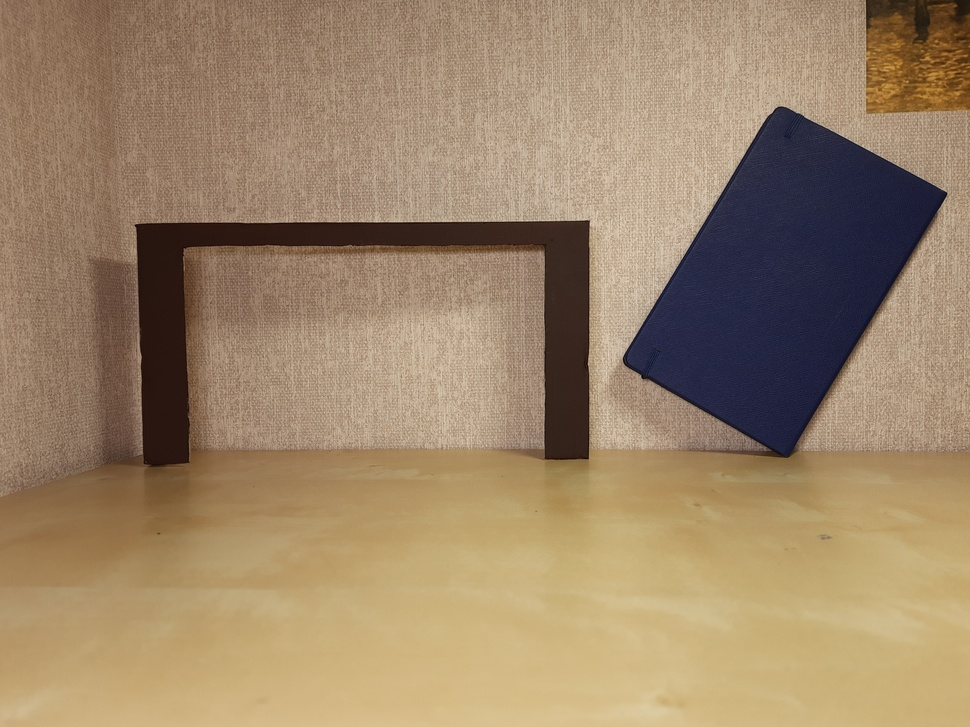
#> input picture data/class_0/20210209_223517.jpg, 970 x 727 px, shrunk from 3933 x 2950 before the run
$ jupyter execute --allow-errors big_lab.ipynb   (older library calls are emulated)
#> lines starting #> are read from the running program, lines starting #| are printed output that depends on the picture; after the words box and inside, x2 and y2 are one past the last pixel; in counts of white or black regions, pixels touching at a corner belong together
Сверху код и примеры как финальная работа

Сразу после примеров работы - разбор с пошаговым выводом (аналог ячейка - функция)

Пока что здесь принимается, что арка стоит ровно, а блокнот можно двигать только параллельным переносом

# Код в целом и еще несколько примеров

[cell 1]
import matplotlib.pyplot as plt
import numpy as np
from imageio import imread, imsave
from skimage.color import rgb2gray
import cv2 as cv
from skimage.filters import gaussian
from skimage.morphology import binary_opening
from skimage.measure import label, regionprops
from skimage.filters import threshold_minimum
from matplotlib.patches import Rectangle


def get_largest_component(mask, comp_num=1):
    labels = label(mask) # разбиение маски на компоненты связности
    props = regionprops(labels) # нахождение свойств каждой области (положение центра, площадь, bbox, интервал интенсивностей и т.д.)
    areas = [prop.area for prop in props] # нас интересуют площади компонент связности

    largest_comp_id = np.array(areas).argmax() # находим номер компоненты с максимальной площадью

    if comp_num == 2:
        areas[largest_comp_id] = 0
        largest_comp_id = np.array(areas).argmax()

    return labels == (largest_comp_id + 1) # области нумеруются с 1, поэтому надо прибавить 1 к индексу


def get_binary_objects(img, sigma=2.5):
    img_blur = gaussian(img, sigma=sigma, multichannel=True)

    img_blur_gray = rgb2gray(img_blur)

    # minimum оказался самым симпатичным, поэтому он везде
    thresh_min = threshold_minimum(img_blur_gray)

    # отсекаем, что не нужно
    res_min = img_blur_gray <= thresh_min

    # немножко прасив открытием (закрытие мало что изменило)
    res_min_enclosed = binary_opening(res_min, selem=np.ones((15, 15)))

    # площадь блокнота больше, чем арки - пользуемся и находим
    # в моей постановке нет мастабирования
    notepad_img = get_largest_component(res_min_enclosed, 1)
    arch_img = get_largest_component(res_min_enclosed, 2)

    # возвращаем маски
    return notepad_img, arch_img


def get_notepad_borders(mask):

    # индексы строк, в которых есть хотя бы 1 белый пиксель
    vertical_indices = np.where(np.any(mask, axis=1))[0]
    top, bottom = vertical_indices[0], vertical_indices[-1]

    # идексы столбцов, в которых есть хотя бы 1 белый пиксель
    horizontal_indices = np.where(np.any(mask, axis=0))[0]
    left, right = horizontal_indices[0], horizontal_indices[-1]

    return top, bottom, left, right


def get_arch_inner_borders(mask, shift=40, threshold=0.3):

    # индексы строк, в которых есть хотя бы 1 белый пиксель
    vertical_indices = np.where(np.any(mask, axis=1))[0]
    top, bottom = vertical_indices[0], vertical_indices[-1]

    # идексы столбцов, в которых есть хотя бы 1 белый пиксель
    horizontal_indices = np.where(np.any(mask, axis=0))[0]
    left, right = horizontal_indices[0], horizontal_indices[-1]

    # теперь работаем внутри внешних границ арки
    min_mask = mask[top+shift:bottom-shift, left+shift:right-shift]

    # строки, в которых число белых пикселей менее 30% (порог необходим, так как не факт,
    # что до конца перекроются все дырки в арке)
    vertical_indices = np.where(np.sum(min_mask, axis=1) / min_mask.shape[1] < threshold)[0]
    inner_top, inner_bottom =  vertical_indices[0] + top + shift, vertical_indices[-1] + top + shift

    # аналогично, но для столбцов
    horizontal_indices = np.where(np.sum(min_mask, axis=0) / min_mask.shape[0] < threshold)[0]
    inner_left, inner_right = horizontal_indices[0] + left +shift, horizontal_indices[-1] + left + shift

    return inner_top, inner_bottom, inner_left, inner_right


def is_fit(notepad_borders, arch_borders):
    inner_top, inner_bottom, inner_left, inner_right = arch_borders
    top_notepad, bottom_notepad, left_notepad, right_notepad = notepad_borders

    width_arch = inner_right - inner_left
    height_arch = inner_bottom - inner_top

    width_notepad = right_notepad - left_notepad
    height_notepad = bottom_notepad - top_notepad

    # по условию арка стоит ровно,
    # поэтому для параллельного переноса можем узнать ответ вот так просто:

    if width_arch > width_notepad and height_arch > height_notepad:
        return 'will fit'
    else:
        return 'no...'


def classificator(img_path):
    img = cv.imread(img_path)

    # бинаризация и получение отдельно масок каждого объекта
    notepad_img, arch_img = get_binary_objects(img)

    # получение границ прямоугольников, содержащих объекты
    notepad_borders = get_notepad_borders(notepad_img)
    arch_borders = get_arch_inner_borders(arch_img)

    res = img, arch_img, notepad_img, arch_borders, notepad_borders

    # проверка влезет ли блокнот в арку и возвращаем данные для графиков
    return is_fit(notepad_borders, arch_borders), res

### Построить промежуточные графики

[cell 2]
def plot_mid_results(res):

    img, arch, notepad, arch_borders, notepad_borders = res

    f, ax = plt.subplots(1, 4, figsize=(50,100))

    img = cv2.cvtColor(img, cv2.COLOR_BGR2RGB)

    ax[0].imshow(img)
    ax[0].set_title('Исходное изображение', fontsize=36)

    ax[1].imshow(arch, cmap='gray')
    ax[2].imshow(notepad, cmap='gray')

    ax[1].set_title('Результат бинаризации - арка', fontsize=36)
    ax[2].set_title('Результат бинаризации - блокнот', fontsize=36)

    ax[3].imshow(img)

    inner_top, inner_bottom, inner_left, inner_right = arch_borders
    corner = (inner_left, inner_top)
    height = inner_bottom - inner_top
    width = inner_right - inner_left
    ax[3].add_patch(Rectangle(corner, width, height, linewidth=5, edgecolor='r', facecolor='none'))

    top_notepad, bottom_notepad, left_notepad, right_notepad = notepad_borders
    corner = (left_notepad, top_notepad)
    height = bottom_notepad - top_notepad
    width = right_notepad - left_notepad
    ax[3].add_patch(Rectangle(corner, width, height, linewidth=5, edgecolor='r', facecolor='none'))

    ax[3].set_title('Выделенные объекты', fontsize=36)

## Запускаемся и смотрим

[cell 3]
path = 'data/class_1/20210209_190556.jpg'

#> (the rest of this cell did not finish here and is left out)

print(will_fit)

plot_mid_results(res)

[cell 4]
path = 'data/class_1/20210209_180129.jpg'

#> (the rest of this cell did not finish here and is left out)

print(will_fit)

plot_mid_results(res)

[cell 5]
path = 'data/class_0/20210209_223517.jpg'

will_fit, res = classificator(path)
#> call 3 of classificator, with img_path = 'data/class_0/20210209_223517.jpg'
#> in classificator, img is the input picture: shape (727, 970, 3); mean B, G, R 105.3, 133.4, 156.6
#> call 3 of get_binary_objects, with sigma = 2.5
#> in get_binary_objects (call 3), `img_blur_gray = rgb2gray(img_blur)`:
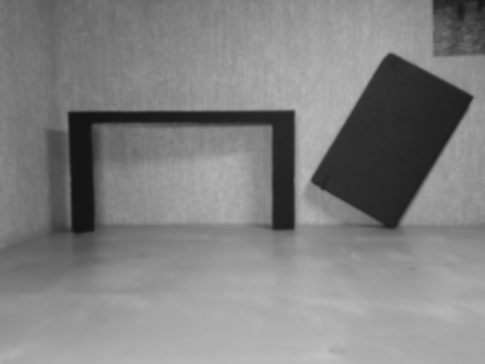
#> img_blur_gray: shape (727, 970) float64 (shown at 1/2 size); min 0.0782, max 0.76, mean 0.506
#> in get_binary_objects (call 3), `thresh_min = threshold_minimum(img_blur_gray)`: thresh_min = 0.255
#> in get_binary_objects (call 3), `res_min = img_blur_gray <= thresh_min`:
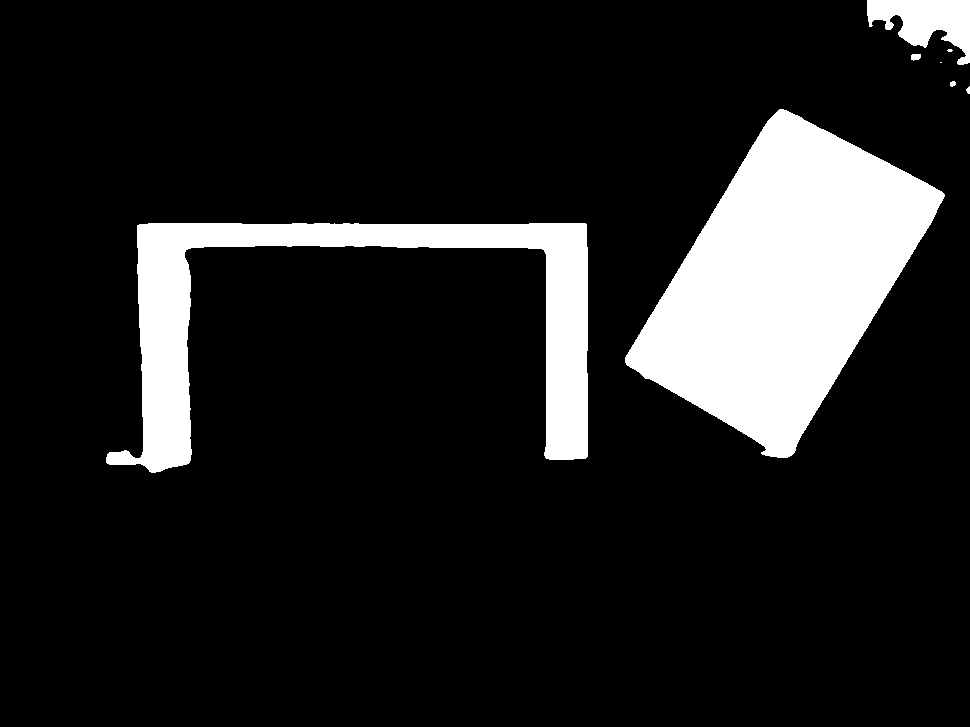
#> res_min: shape (727, 970) bool; 13.2% white; 8 white regions (2 under 20 px), largest, box (x1, y1, x2, y2) and area: (625, 109, 945, 458) 58699, (106, 223, 588, 473) 30803, (867, 0, 970, 65) 3767, (911, 54, 921, 61) 57, (950, 81, 956, 87) 28, (966, 86, 970, 94) 22
#> in get_largest_component, `labels = label(mask)`:
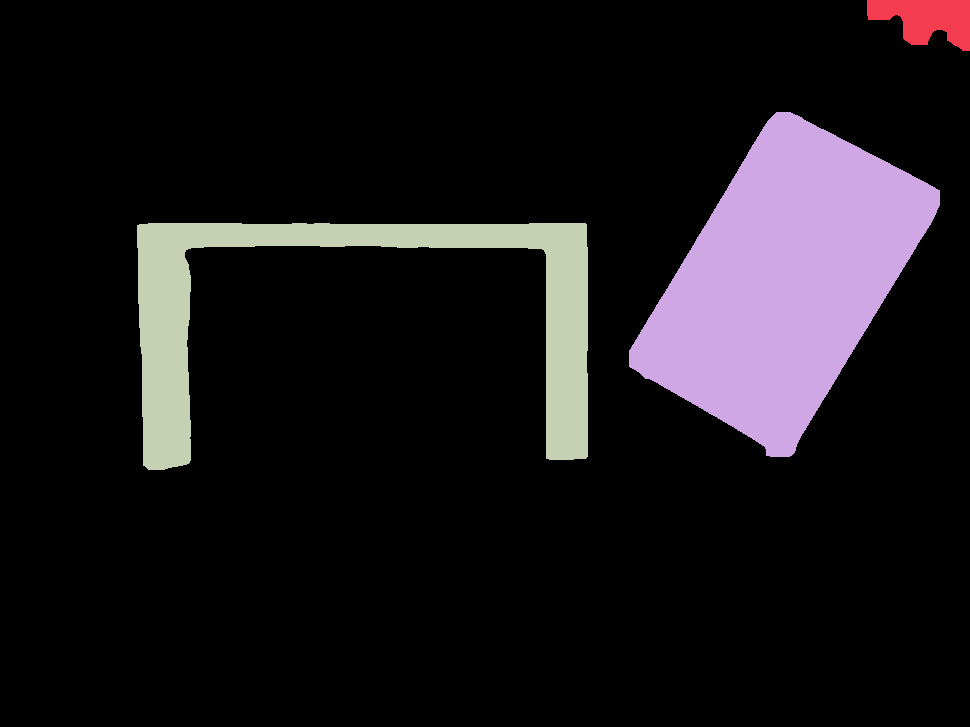
#> labels: shape (727, 970) int32; 4 distinct labels, from 0 to 3; one colour per label, 0 black
#> in get_largest_component, `props = regionprops(labels)`: props = 3 regions; box (x1, y1, x2, y2) and area: (629, 112, 940, 457) 58558, (137, 223, 588, 470) 30273, (867, 0, 970, 51) 3473
#> in get_largest_component, `areas = [prop.area for prop in props]`: areas = [3473, 58558, 30273]
#> in get_largest_component, `largest_comp_id = np.array(areas).argmax()`: largest_comp_id = 1
#> in get_largest_component, `return labels == (largest_comp_id + 1)`:
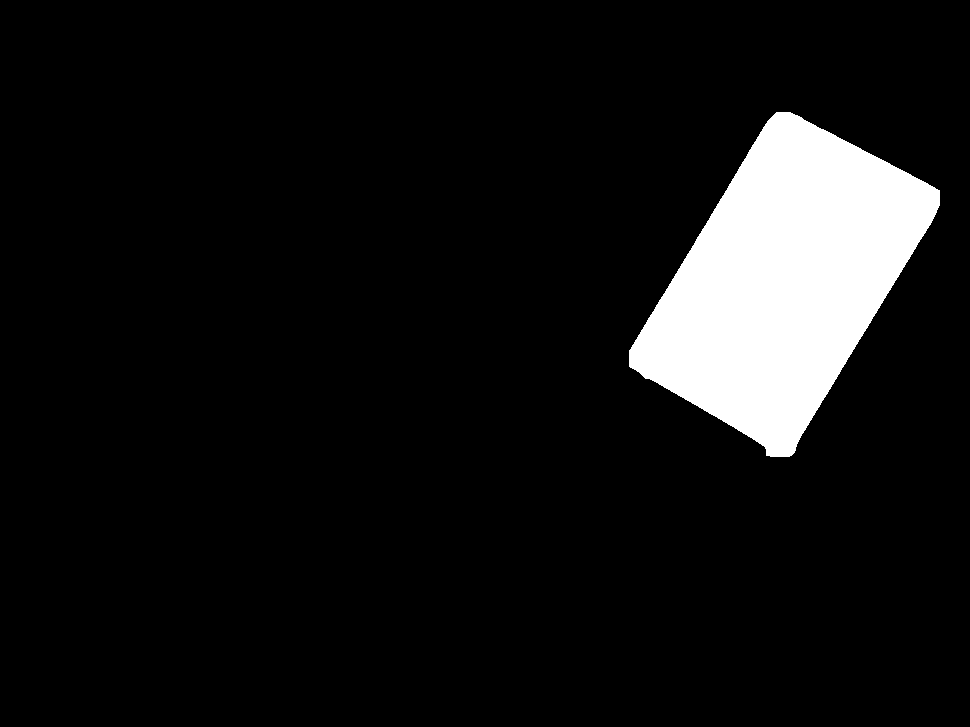
#> returned value: shape (727, 970) bool; 8.3% white; 1 white region, box (x1, y1, x2, y2) and area: (629, 112, 940, 457) 58558
#> call 2 of get_largest_component, with comp_num = 2
#> in get_largest_component (call 2), `largest_comp_id = np.array(areas).argmax()`: largest_comp_id = 2
#> in get_largest_component (call 2), `return labels == (largest_comp_id + 1)`:
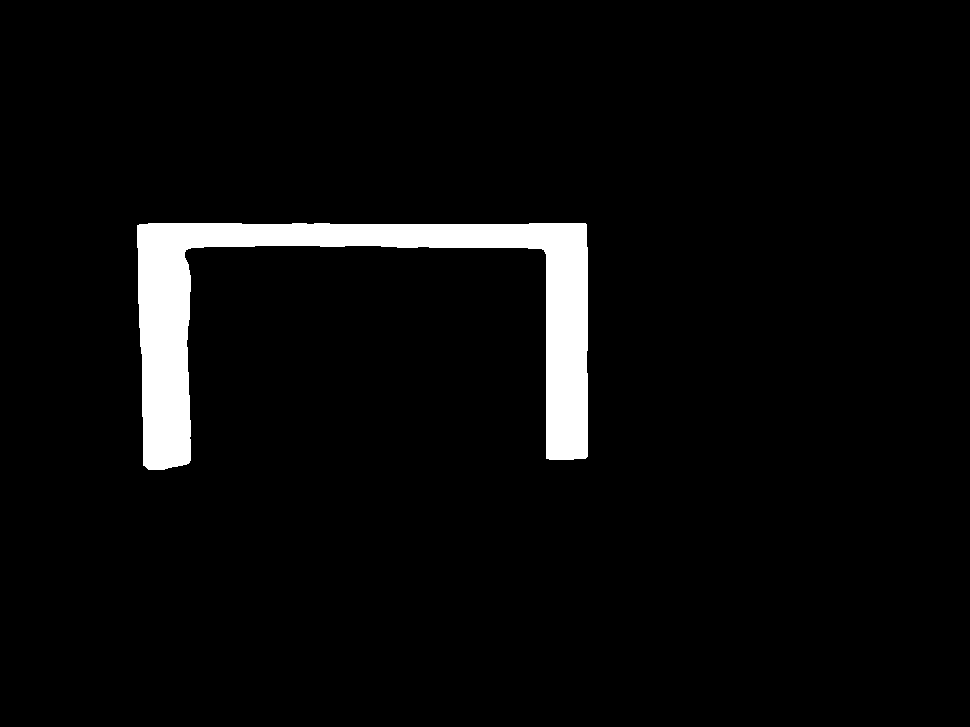
#> returned value: shape (727, 970) bool; 4.3% white; 1 white region, box (x1, y1, x2, y2) and area: (137, 223, 588, 470) 30273
#> in get_notepad_borders, `vertical_indices = np.where(np.any(mask, axis=1))[0]`: vertical_indices = 345 values from 112 to 456
#> in get_notepad_borders, `top, bottom = vertical_indices[0], vertical_indices[-1]`: top = 112; bottom = 456
#> in get_notepad_borders, `horizontal_indices = np.where(np.any(mask, axis=0))[0]`: horizontal_indices = 311 values from 629 to 939
#> in get_notepad_borders, `left, right = horizontal_indices[0], horizontal_indices[-1]`: left = 629; right = 939
#> in classificator (call 3), `notepad_borders = get_notepad_borders(notepad_img)`: notepad_borders = (112, 456, 629, 939)
#> in get_arch_inner_borders, `vertical_indices = np.where(np.any(mask, axis=1))[0]`: vertical_indices = 247 values from 223 to 469
#> in get_arch_inner_borders, `top, bottom = vertical_indices[0], vertical_indices[-1]`: top = 223; bottom = 469
#> in get_arch_inner_borders, `horizontal_indices = np.where(np.any(mask, axis=0))[0]`: horizontal_indices = 451 values from 137 to 587
#> in get_arch_inner_borders, `left, right = horizontal_indices[0], horizontal_indices[-1]`: left = 137; right = 587
#> in get_arch_inner_borders, `min_mask = mask[top+shift:bottom-shift, left+shift:right-shift]`:
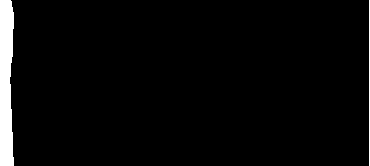
#> min_mask: shape (166, 370) bool; 3.6% white; 2 white regions, box (x1, y1, x2, y2) and area: (0, 0, 14, 166) 2048, (369, 0, 370, 166) 166
#> in get_arch_inner_borders, `vertical_indices = np.where(np.sum(min_mask, axis=1) / min_mask.shape[..`: vertical_indices = 166 values from 0 to 165
#> in get_arch_inner_borders, `inner_top, inner_bottom =  vertical_indices[0] + top + shift, vertical..`: inner_top = 263; inner_bottom = 428
#> in get_arch_inner_borders, `horizontal_indices = np.where(np.sum(min_mask, axis=0) / min_mask.shap..`: horizontal_indices = 356 values from 13 to 368
#> in get_arch_inner_borders, `inner_left, inner_right = horizontal_indices[0] + left +shift, horizon..`: inner_left = 190; inner_right = 545
#> in classificator (call 3), `arch_borders = get_arch_inner_borders(arch_img)`: arch_borders = (263, 428, 190, 545)
#> in is_fit, `inner_top, inner_bottom, inner_left, inner_right = arch_borders`: inner_top = 263; inner_bottom = 428; inner_left = 190; inner_right = 545
#> in is_fit, `top_notepad, bottom_notepad, left_notepad, right_notepad = notepad_bor..`: top_notepad = 112; bottom_notepad = 456; left_notepad = 629; right_notepad = 939
#> in is_fit, `width_arch = inner_right - inner_left`: width_arch = 355
#> in is_fit, `height_arch = inner_bottom - inner_top`: height_arch = 165
#> in is_fit, `width_notepad = right_notepad - left_notepad`: width_notepad = 310
#> in is_fit, `height_notepad = bottom_notepad - top_notepad`: height_notepad = 344
#> will_fit = 'no...'; res = 5 items
print(will_fit)
#> (printed output is left out)

#> (the rest of this cell did not finish here and is left out)

#> in plot_mid_results, `img, arch, notepad, arch_borders, notepad_borders = res`: arch_borders = (263, 428, 190, 545); notepad_borders = (112, 456, 629, 939)

[cell 6]
path = 'data/class_0/20210209_191107.jpg'

#> (the rest of this cell did not finish here and is left out)

$ run again, with data/class_0/20210209_223242.jpg copied over data/class_0/20210209_223517.jpg
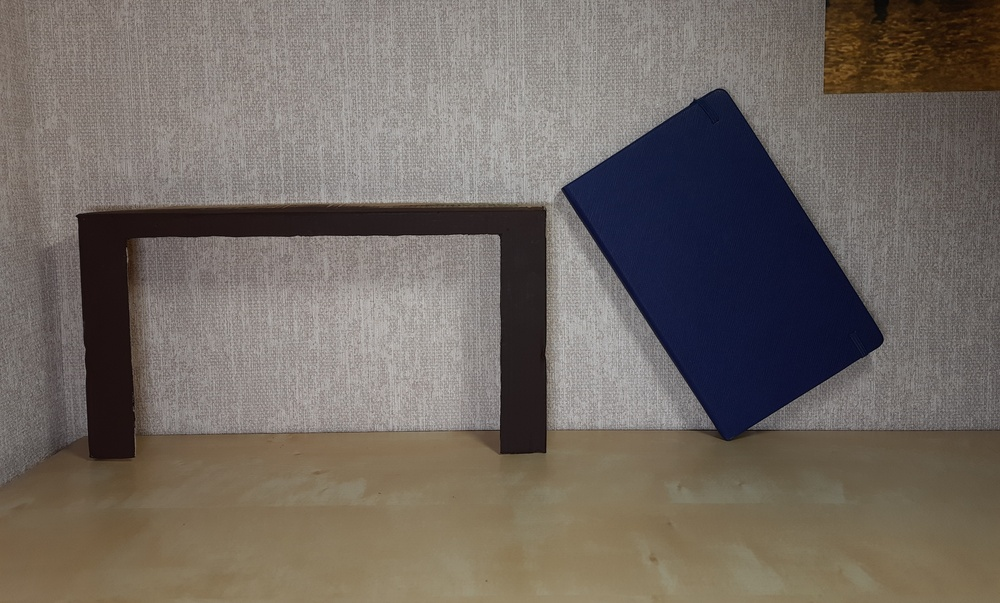
#> input picture data/class_0/20210209_223242.jpg, 1000 x 603 px, shrunk from 4624 x 2788 before the run
#> in classificator, img is the input picture: shape (603, 1000, 3); mean B, G, R 98.2, 104.8, 112.8
#> res_min: shape (603, 1000) bool; 18% white; 4 white regions (1 under 20 px), largest, box (x1, y1, x2, y2) and area: (564, 90, 883, 442) 58345, (52, 206, 547, 464) 34532, (825, 0, 1000, 94) 15660
#> res_min_enclosed: shape (603, 1000) bool; 17.9% white; 3 white regions
#> in get_largest_component, `labels = label(mask)`:
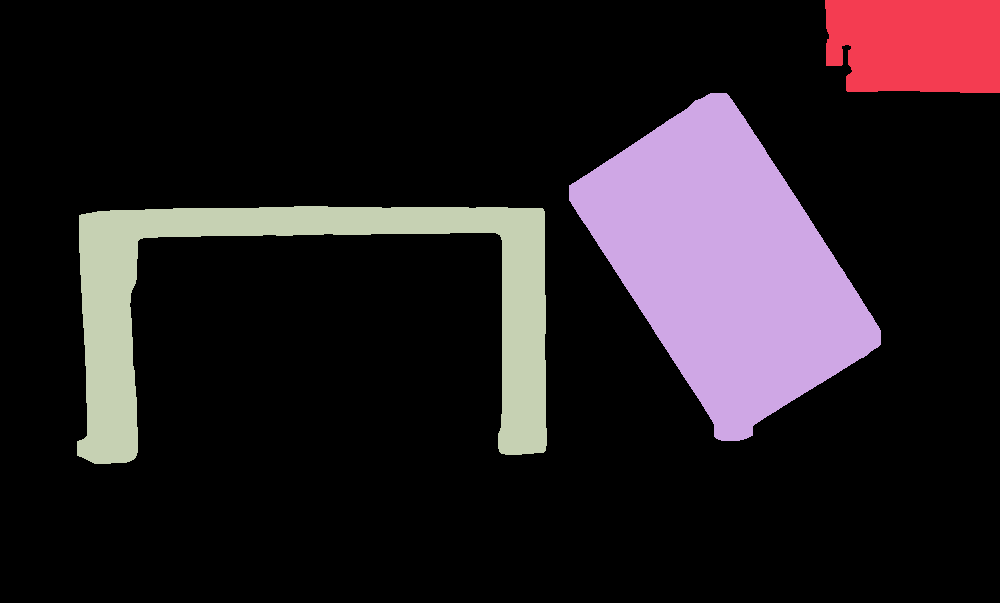
#> labels: shape (603, 1000) int32; 4 distinct labels, from 0 to 3; one colour per label, 0 black
#> props = 3 regions; box (x1, y1, x2, y2) and area: (569, 93, 881, 441) 58158, (77, 206, 547, 464) 34199, (825, 0, 1000, 93) 15305
#> areas = [15305, 58158, 34199]
#> in get_largest_component, `largest_comp_id = np.array(areas).argmax()`: largest_comp_id = 1
#> in get_notepad_borders, `vertical_indices = np.where(np.any(mask, axis=1))[0]`: vertical_indices = 348 values from 93 to 440
#> in get_notepad_borders, `top, bottom = vertical_indices[0], vertical_indices[-1]`: top = 93; bottom = 440
#> in get_notepad_borders, `horizontal_indices = np.where(np.any(mask, axis=0))[0]`: horizontal_indices = 312 values from 569 to 880
#> in get_notepad_borders, `left, right = horizontal_indices[0], horizontal_indices[-1]`: left = 569; right = 880
#> in classificator (call 3), `notepad_borders = get_notepad_borders(notepad_img)`: notepad_borders = (93, 440, 569, 880)
#> in get_arch_inner_borders, `vertical_indices = np.where(np.any(mask, axis=1))[0]`: vertical_indices = 258 values from 206 to 463
#> in get_arch_inner_borders, `top, bottom = vertical_indices[0], vertical_indices[-1]`: top = 206; bottom = 463
#> in get_arch_inner_borders, `horizontal_indices = np.where(np.any(mask, axis=0))[0]`: horizontal_indices = 470 values from 77 to 546
#> in get_arch_inner_borders, `left, right = horizontal_indices[0], horizontal_indices[-1]`: left = 77; right = 546
#> in get_arch_inner_borders, `min_mask = mask[top+shift:bottom-shift, left+shift:right-shift]`:
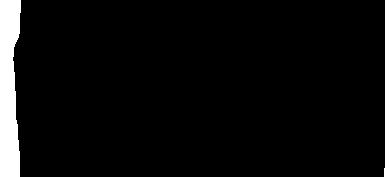
#> min_mask: shape (177, 389) bool; 5.5% white; 2 white regions, box (x1, y1, x2, y2) and area: (0, 0, 21, 177) 3096, (384, 0, 389, 177) 717
#> in get_arch_inner_borders, `vertical_indices = np.where(np.sum(min_mask, axis=1) / min_mask.shape[..`: vertical_indices = 177 values from 0 to 176
#> in get_arch_inner_borders, `inner_top, inner_bottom =  vertical_indices[0] + top + shift, vertical..`: inner_top = 246; inner_bottom = 422
#> in get_arch_inner_borders, `horizontal_indices = np.where(np.sum(min_mask, axis=0) / min_mask.shap..`: horizontal_indices = 365 values from 20 to 384
#> in get_arch_inner_borders, `inner_left, inner_right = horizontal_indices[0] + left +shift, horizon..`: inner_left = 137; inner_right = 501
#> in classificator (call 3), `arch_borders = get_arch_inner_borders(arch_img)`: arch_borders = (246, 422, 137, 501)
#> in is_fit, `inner_top, inner_bottom, inner_left, inner_right = arch_borders`: inner_top = 246; inner_bottom = 422; inner_left = 137; inner_right = 501
#> top_notepad = 93; bottom_notepad = 440; left_notepad = 569; right_notepad = 880
#> width_arch = 364
#> height_arch = 176
#> width_notepad = 311
#> height_notepad = 347
#> will_fit = 'no...'; res = 5 items
#> (printed output is left out)
#> in plot_mid_results, `img, arch, notepad, arch_borders, notepad_borders = res`: arch_borders = (246, 422, 137, 501); notepad_borders = (93, 440, 569, 880)
